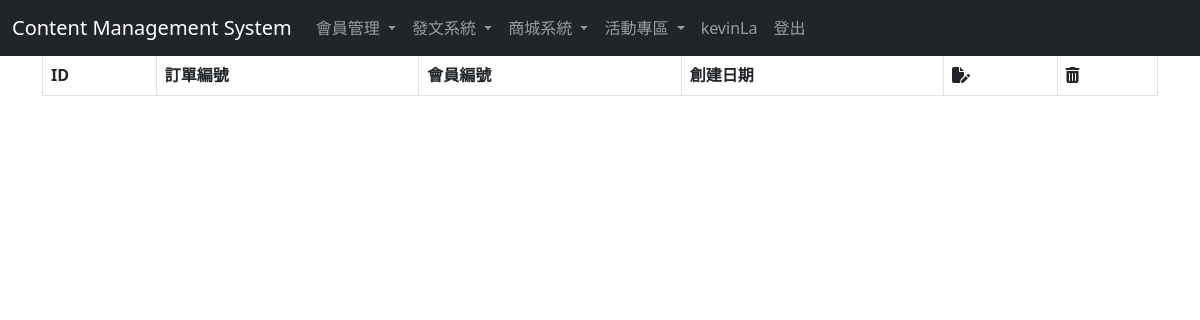
The app's page /content-management-system/marketplace-page/order-list.php (signed in), older data.
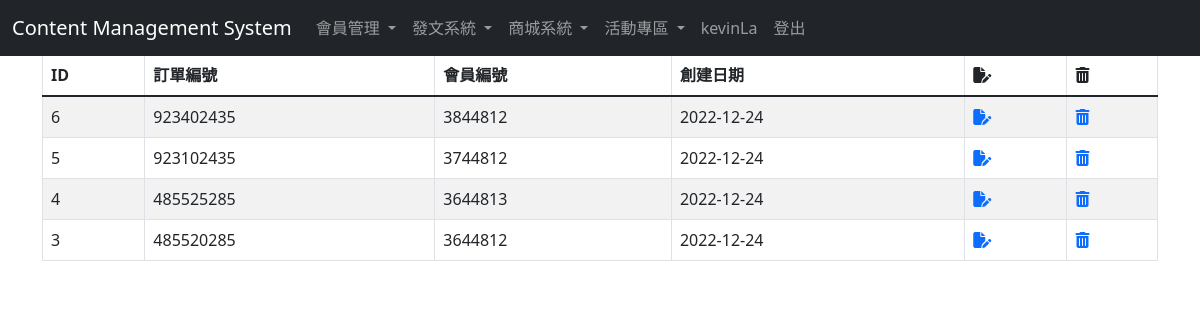
The same page, newer data.
### tables this page shows
CREATE TABLE `orders` (
  `id` int(11) NOT NULL,
  `order_id` int(11) NOT NULL,
  `member_id` varchar(20) NOT NULL,
  `created_at` date NOT NULL
);

### content-management-system/marketplace-page/order-list.php (the view, shortened to what this page needs)
<?php
require '../parts/connect_db.php';
$perPage = 20;
$page = isset($_GET['page']) ? intval($_GET['page']) : 1;
$t_sql = "SELECT COUNT(1) FROM orders";
$totalRows = $pdo->query($t_sql)->fetch(PDO::FETCH_NUM)[0];
$totalPages = ceil($totalRows / $perPage);
$rows = [];
if (!empty($totalRows)) {
    $sql = sprintf(
        "SELECT * FROM orders ORDER BY id DESC LIMIT %s, %s",
        ($page - 1) * $perPage,
        $perPage
    );
    $rows = $pdo->query($sql)->fetchAll();
}
?>
<?php include '../parts/html-head.php' ?>
<?php include '../parts/navbar.php' ?>
<div class="container">
    <div class="row">
        <div class="col">
            <nav aria-label="Page navigation example">
                <ul class="pagination">
                    <li class="page-item <?= $page == 1 ? 'disabled' : '' ?>">
                        <a class="page-link" href="?page=<?= $page - 1 ?>"><i class="fa-solid fa-circle-arrow-left"></i></a>
                    </li>
                    <?php for ($i = $page - 5; $i <= $page + 5; $i++) :
                        if ($i >= 1 and $i <= $totalPages) :
                    ?>
                            <li class="page-item <?= $i == $page ? 'active' : '' ?> ">
                                <a class="page-link" href="?page=<?= $i ?>"><?= $i ?></a>
                            </li>
                    <?php endif;
                    endfor; ?>
                    <li class="page-item <?= $page == $totalPages ? 'disabled' : '' ?>">
                        <a class="page-link" href="?page=<?= $page + 1 ?>"><i class="fa-solid fa-circle-arrow-right"></i></a>
                    </li>
                </ul>
            </nav>
        </div>
    </div>
    <div class="row">
        <div class="col">
            <table class="table table-striped table-bordered">
                <thead>
                    <tr>
                        <th scope="col">ID</th>
                        <th scope="col">訂單編號</th>
                        <th scope="col">會員編號</th>
                        <th scope="col">創建日期</th>
                        <th scope="col"><i class="fa-solid fa-file-pen"></i></th>
                        <th scope="col"><i class="fa-solid fa-trash-can"></i></th>
                    </tr>
                </thead>
                <tbody>
                    <?php foreach ($rows as $r) : ?>
                        <tr>
                            <td><?= $r['id'] ?></td>
                            <td><?= $r['order_id'] ?></td>
                            <td><?= $r['member_id'] ?></td>
                            <td><?= $r['created_at'] ?></td>
                            <td>
                                <a href="order-edit.php?id=<?= $r['id'] ?>">
                                    <i class="fa-solid fa-file-pen"></i>
                                </a>
                            </td>
                            <td>
                                <a href="javascript: delete_it(<?= $r['id'] ?>)">
                                    <i class="fa-solid fa-trash-can"></i>
                                </a>
                            </td>
                        </tr>
                    <?php endforeach ?>
                </tbody>
            </table>
        </div>
    </div>
</div>
<?php include '../parts/html-foot.php' ?>

### content-management-system/parts/html-head.php (shortened to what this page needs)
<!DOCTYPE html>
<html lang="en">
<head>
    <link href="https://cdn.jsdelivr.net/npm/bootstrap@5.1.1/dist/css/bootstrap.min.css" rel="stylesheet">
    <link rel="stylesheet" href="https://cdnjs.cloudflare.com/ajax/libs/font-awesome/6.2.1/css/all.min.css" />
</head>
<body>

### content-management-system/parts/navbar.php (shortened to what this page needs)
<header>
    <nav class="navbar navbar-expand-lg navbar-dark bg-dark fixed-top">
        <div class="container-fluid">
            <a class="navbar-brand" href="./../home-login/home_.php">Content Management System</a>
            <div class="collapse navbar-collapse" id="navbarNavDropdown">
                <ul class="navbar-nav">
                    <li class="nav-item dropdown">
                        <a class="nav-link dropdown-toggle" href="#" id="navbarDropdownMenuLink" role="button" data-bs-toggle="dropdown" aria-expanded="false">
                            會員管理
                        </a>
                    </li>
                    <li class="nav-item dropdown">
                        <a class="nav-link dropdown-toggle" href="#" id="navbarDropdownMenuLink" role="button" data-bs-toggle="dropdown" aria-expanded="false">
                            發文系統
                        </a>
                    </li>
                    <li class="nav-item dropdown">
                        <a class="nav-link dropdown-toggle" href="#" id="navbarDropdownMenuLink" role="button" data-bs-toggle="dropdown" aria-expanded="false">
                            商城系統
                        </a>
                    </li>
                    <li class="nav-item dropdown">
                        <a class="nav-link dropdown-toggle" href="#" id="navbarDropdownMenuLink" role="button" data-bs-toggle="dropdown" aria-expanded="false">
                            活動專區
                        </a>
                    </li>
                </ul>
                <ul class="navbar-nav  mb-2 mb-lg-0">
                    <?php if (isset($_SESSION['admin'])) : ?>
                        <li class="nav-item">
                            <a class="nav-link"><?= $_SESSION['admin']['account_id'] ?></a>
                        </li>
                        <li class="nav-item">
                            <a class="nav-link" href="./../home-login/login.php">登出</a>
                        </li>
                    <?php else : ?>
                        <li class="nav-item">
                            <a class="nav-link <?= $pageName == 'login' ? 'active' : '' ?>" href="./../home-login/login.php">登入</a>
                        </li>
                    <?php endif ?>
                </ul>
            </div>
        </div>
    </nav>
</header>

### content-management-system/parts/html-foot.php
</body>
</html>

Row changes from the older to the newer data that the page shows:
added orders: id "6", order "923402435", member "3844812", created_at "2022-12-24"
added orders: id "5", order "923102435", member "3744812", created_at "2022-12-24"
added orders: id "4", order "485525285", member "3644813", created_at "2022-12-24"
added orders: id "3", order "485520285", member "3644812", created_at "2022-12-24"
